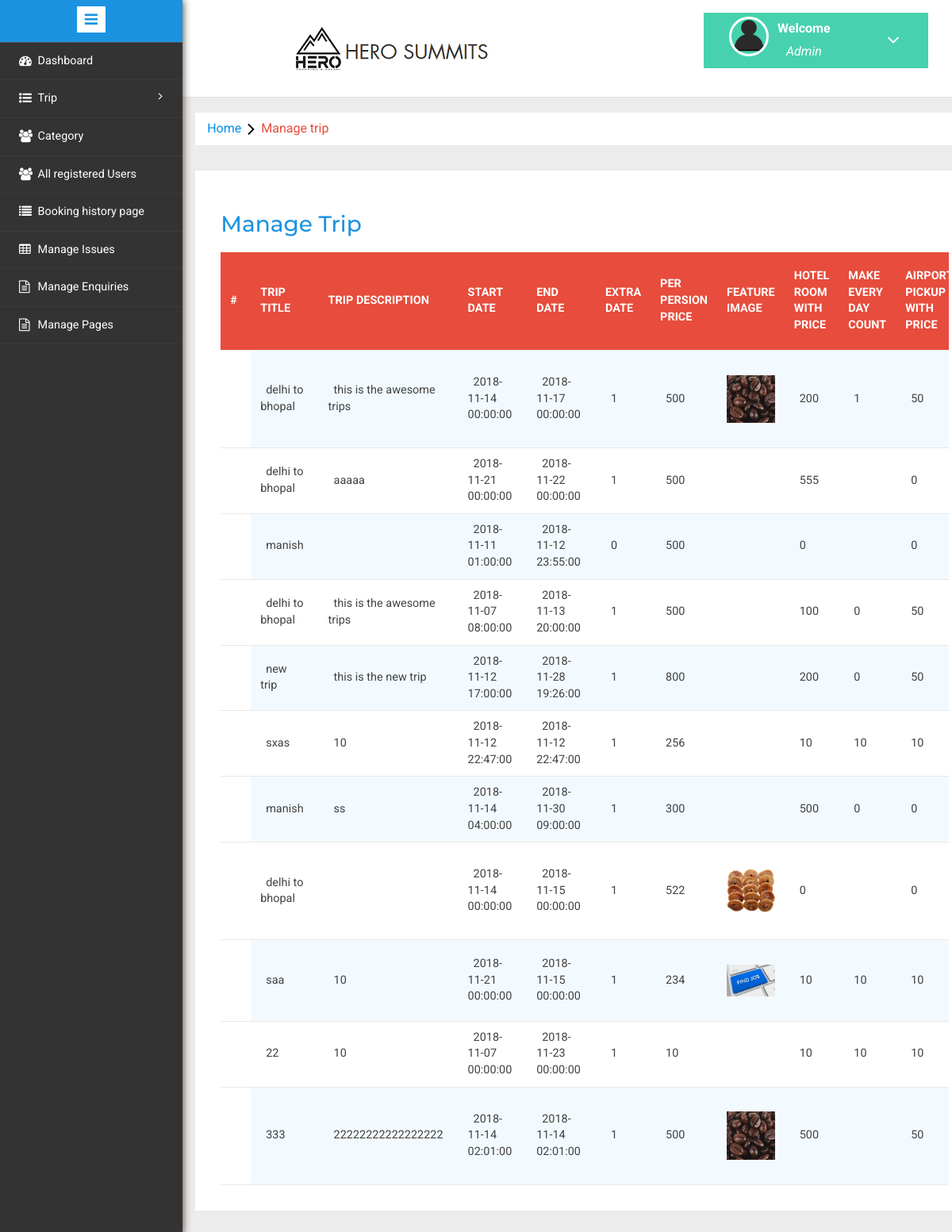
/index.php/admin/manage_trip, run on the app's committed database.
### tables this page shows
CREATE TABLE `trip_table` (
  `id` int(11) NOT NULL,
  `category_id` int(11) NOT NULL,
  `trip_title` varchar(255) NOT NULL,
  `trip_description` varchar(255) DEFAULT NULL,
  `trip_start_date` datetime NOT NULL,
  `trip_end_date` datetime NOT NULL,
  `start_place` varchar(255) DEFAULT NULL,
  `end_place` varchar(255) DEFAULT NULL,
  `trip_extra_date` tinyint(1) NOT NULL DEFAULT '0',
  `extra_price` int(11) DEFAULT '0',
  `person_price` varchar(255) NOT NULL,
  `image` varchar(255) DEFAULT NULL,
  `hotel_price` int(11) DEFAULT NULL,
  `day_count` varchar(255) DEFAULT NULL,
  `picup_price` int(11) DEFAULT NULL,
  `drop_off_price` int(11) DEFAULT NULL,
  `active` int(11) NOT NULL DEFAULT '1',
  `status` int(11) NOT NULL DEFAULT '1',
  `created_by` int(11) NOT NULL,
  `created_date` timestamp NOT NULL DEFAULT CURRENT_TIMESTAMP,
  `updated_date` timestamp NOT NULL DEFAULT '0000-00-00 00:00:00' ON UPDATE CURRENT_TIMESTAMP
);

### application/controllers/Admin.php (called while the page is built, shortened)
<?php
class Admin extends CI_Controller {
	function manage_trip(){
	  $data['title'] = "Trip List";
	  $query= $this->db->query('select * from trip_table');
	  $data['trip'] =$query->result();
	  $this->load->view('admin/manage_trip',$data);
	}
}
?>

### index.php (called while the page is built, shortened)
<?php
require_once BASEPATH.'core/CodeIgniter.php';

### application/views/admin/manage_trip.php (the view, shortened to what this page needs)
<!DOCTYPE HTML>
<html>
<head>
<?php require_once('includes/meta.php'); ?>
</head>
<body>
	 <?php require_once('includes/header.php'); ?>
  <?php require_once('includes/side_menu.php'); ?>
   <div class="page-container">
<div class="left-content">
<ol class="breadcrumb">
                <li class="breadcrumb-item"><a href="<?php echo base_url('admin/dashboard'); ?>">Home</a><i class="fa fa-angle-right"></i>Manage trip</li>
            </ol>
<div class="agile-grids">
				<div class="agile-tables">
					<div class="w3l-table-info table-responsive">
					  <h2>Manage Trip</h2>
					    <table id="table">
						<thead>
						  <tr>
						  <th>#</th>
							<th >Trip Title</th>
							<th>Trip description</th>
							<th>Start date</th>
							<th>End Date</th>
							<th>Extra Date</th>
							<th>Per Persion price</th>
							<th>Feature Image</th>
							<th>Hotel room with price</th>
							<th>Make every day count</th>
							<th>Airport pickup with price</th>
						  </tr>
						</thead>
						<tbody>
<?php foreach($trip as $result){
?>
<tr>
<td class="text-hide"><?php echo $result->id;?></td>
<td><?php echo $result->trip_title;?></td>
<td><?php echo $result->trip_description;?></td>
<td><?php echo $result->trip_start_date;?></td>
<td><?php echo $result->trip_end_date;?></td>
<td><?php echo $result->trip_extra_date ;?></td>
<td><?php echo $result->person_price ;?></td>
<td class=""><img class="img-fluid img-responsive " src="<?php echo base_url();?>uploads/<?php echo $result->image ?>" alt=""></td>
<td><?php echo $result->hotel_price ;?></td>					   <td><?php echo $result->day_count ;?></td>						  <td><?php echo $result->picup_price ;?></td>
</tr>
<?php }?>
						</tbody>
					  </table>
					</div>
			</div>
</div>
</div>
</div>
</body>
</html>

### assets/admin/css/table-style.css (style rules this page uses)
table { background: white; border-collapse: collapse; margin: 1.25em 0 0; width: 100%; }
table tr, table th, table td { border: none; border-bottom: 1px solid #e8e8e8; font-size: .95em; }
table th, table td { padding: 10px 12px; text-align: left; }
table th { background: #e74c3c; color: #fff; text-transform: uppercase; }
table tr td { background: #f3faff; color: #424242; }
table tr:nth-of-type(2n+2) td { background: #ffffff; }
table { width: 100%; }

### data on the page
trip_table: trip_title "delhi to bhopal", trip_description "this is the awesome trips", trip_start_date "2018-11-14 00:00:00", trip_end_date "2018-11-17 00:00:00", trip_extra_date "1", person_price "500", image (picture), hotel_price "200", day_count "1", picup_price "50"
trip_table: trip_title "delhi to bhopal", trip_description "aaaaa", trip_start_date "2018-11-21 00:00:00", trip_end_date "2018-11-22 00:00:00", trip_extra_date "1", person_price "500", hotel_price "555", picup_price "0"
trip_table: trip_title "manish", trip_start_date "2018-11-11 01:00:00", trip_end_date "2018-11-12 23:55:00", trip_extra_date "0", person_price "500", hotel_price "0", picup_price "0"
trip_table: trip_title "delhi to bhopal", trip_description "this is the awesome trips", trip_start_date "2018-11-07 08:00:00", trip_end_date "2018-11-13 20:00:00", trip_extra_date "1", person_price "500", hotel_price "100", day_count "0", picup_price "50"
trip_table: trip_title "new trip", trip_description "this is the new trip", trip_start_date "2018-11-12 17:00:00", trip_end_date "2018-11-28 19:26:00", trip_extra_date "1", person_price "800", hotel_price "200", day_count "0", picup_price "50"
trip_table: trip_title "sxas", trip_description "10", trip_start_date "2018-11-12 22:47:00", trip_end_date "2018-11-12 22:47:00", trip_extra_date "1", person_price "256", hotel_price "10", day_count "10", picup_price "10"
trip_table: trip_title "manish", trip_description "ss", trip_start_date "2018-11-14 04:00:00", trip_end_date "2018-11-30 09:00:00", trip_extra_date "1", person_price "300", hotel_price "500", day_count "0", picup_price "0"
trip_table: trip_title "delhi to bhopal", trip_start_date "2018-11-14 00:00:00", trip_end_date "2018-11-15 00:00:00", trip_extra_date "1", person_price "522", image (picture), hotel_price "0", picup_price "0"
trip_table: trip_title "saa", trip_description "10", trip_start_date "2018-11-21 00:00:00", trip_end_date "2018-11-15 00:00:00", trip_extra_date "1", person_price "234", image (picture), hotel_price "10", day_count "10", picup_price "10"
trip_table: trip_title "22", trip_description "10", trip_start_date "2018-11-07 00:00:00", trip_end_date "2018-11-23 00:00:00", trip_extra_date "1", person_price "10", hotel_price "10", day_count "10", picup_price "10"
trip_table: trip_title "333", trip_description "22222222222222222", trip_start_date "2018-11-14 02:01:00", trip_end_date "2018-11-14 02:01:00", trip_extra_date "1", person_price "500", image (picture), hotel_price "500", picup_price "50"
